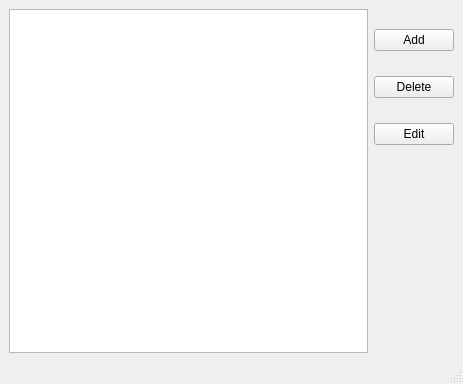
<?xml version="1.0" encoding="UTF-8"?>
<ui version="4.0">
 <class>MainWindow</class>
 <widget class="QMainWindow" name="MainWindow">
  <property name="geometry">
   <rect>
    <x>0</x>
    <y>0</y>
    <width>463</width>
    <height>384</height>
   </rect>
  </property>
  <property name="windowTitle">
   <string>MainWindow</string>
  </property>
  <widget class="QWidget" name="centralwidget">
   <layout class="QVBoxLayout" name="verticalLayout">
    <item>
     <layout class="QHBoxLayout" name="horizontalLayout">
      <item>
       <widget class="QTableWidget" name="tableWidget">
        <property name="sizeAdjustPolicy">
         <enum>QAbstractScrollArea::AdjustToContentsOnFirstShow</enum>
        </property>
        <property name="rowCount">
         <number>0</number>
        </property>
        <property name="columnCount">
         <number>0</number>
        </property>
        <attribute name="horizontalHeaderVisible">
         <bool>true</bool>
        </attribute>
        <attribute name="verticalHeaderVisible">
         <bool>true</bool>
        </attribute>
       </widget>
      </item>
      <item>
       <layout class="QFormLayout" name="formLayout">
        <property name="verticalSpacing">
         <number>25</number>
        </property>
        <property name="topMargin">
         <number>20</number>
        </property>
        <property name="bottomMargin">
         <number>0</number>
        </property>
        <item row="0" column="0">
         <widget class="QPushButton" name="addBtn">
          <property name="text">
           <string>Add</string>
          </property>
         </widget>
        </item>
        <item row="1" column="0">
         <widget class="QPushButton" name="delBtn">
          <property name="text">
           <string>Delete</string>
          </property>
         </widget>
        </item>
        <item row="2" column="0">
         <widget class="QPushButton" name="editBtn">
          <property name="text">
           <string>Edit</string>
          </property>
         </widget>
        </item>
       </layout>
      </item>
     </layout>
    </item>
   </layout>
  </widget>
  <widget class="QMenuBar" name="menubar">
   <property name="geometry">
    <rect>
     <x>0</x>
     <y>0</y>
     <width>463</width>
     <height>18</height>
    </rect>
   </property>
  </widget>
  <widget class="QStatusBar" name="statusbar"/>
 </widget>
 <resources/>
 <connections/>
</ui>
